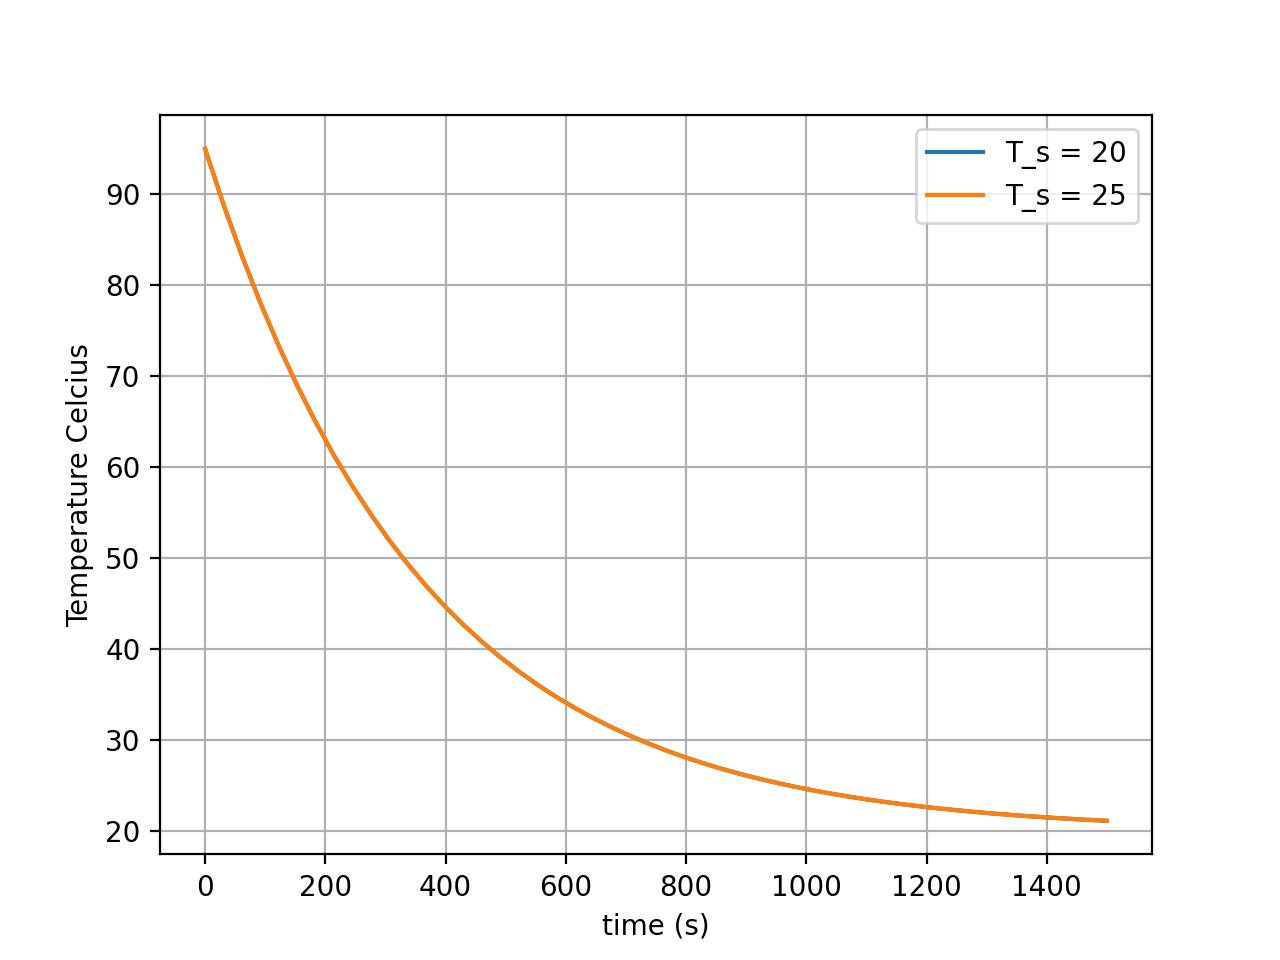

Python code for this plot:
from ODESolver import ForwardEuler
import matplotlib.pyplot as plt
import numpy as np
class Cooling:
    def __init__(self,h,T_s):
        self.h = h
        self.T = T_s

    def __call__(self, T, t):
        T =  -self.h*(T - T_s)
        return T


def estimate_h(t1,Ts,T0,T1):
    return (T1 - T0) / (t1*(T_s - T0))




def test_Cooling():
    ins = Cooling(h, 10)
    fe = ForwardEuler(ins)
    fe.set_initial_condition(U0=T0)
    timepoints = np.linspace(0, 10, 5)
    u, t = fe.solve(timepoints)
    expected = 5.434782608695652
    calculated = u[1]
    success = expected== calculated
    msg = "Failed"
    assert  msg

T0 = 95
T1 = 92
t0 = 0
t1 = 15

T_s = 20
h=estimate_h(t1=t1,Ts=T_s, T0=T0,T1=T1)


#c)
#defining the room temps
T_v = [20,25]

#Plotting for two different room temps
timepoints = np.linspace(0, 1500)
for tv in T_v:
    ins = Cooling(h, T_s=tv)
    fe = ForwardEuler(ins)
    fe.set_initial_condition(U0=T0)
    u,t = fe.solve(timepoints)
    plt.plot(t,u, label = "T_s = "+str(tv))
plt.xlabel("time (s)")
plt.ylabel("Temperature Celcius")
plt.grid()
plt.legend()
plt.show()


"""
I had issues understanding this problem, so the code is not correct, but
this is my attempt on this task.

Run example:

user$ python3 coffee.py

Plots attached

"""
